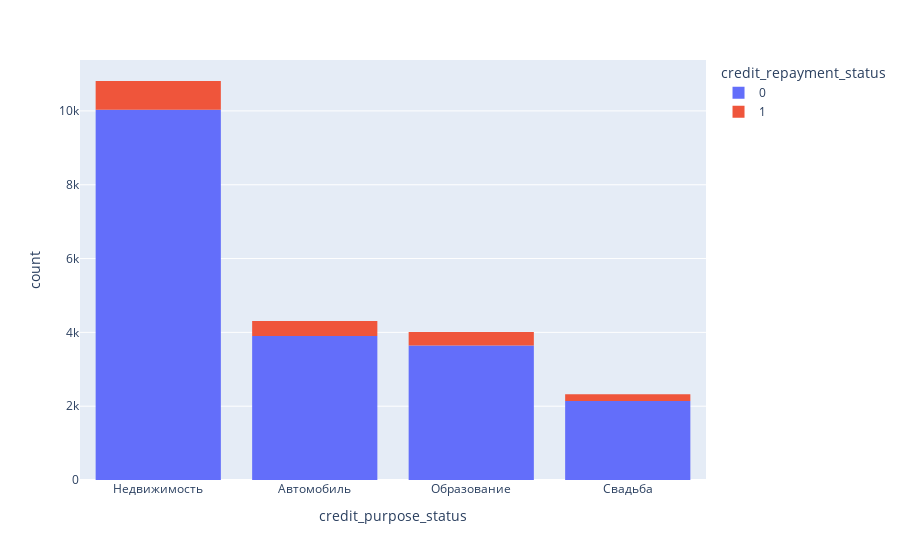

Notebook code for this chart:
### Code cell
fig = px.histogram(data_frame=credit_df[['credit_purpose_status', 'credit_repayment_status']], x='credit_purpose_status', color='credit_repayment_status')
fig.show()

### Figure 1 — Plotly figure (JSON) as saved in the notebook; plotly's stock layout.template omitted (floating-point values rounded to 4 significant figures; data arrays with more than 128 entries replaced by an {"elided": "..."} marker saying what was removed)
{"data": [{"alignmentgroup": "True", "bingroup": "x", "hovertemplate": "credit_repayment_status=0<br>credit_purpose_status=%{x}<br>count=%{y}<extra></extra>", "legendgroup": "0", "marker": {"color": "#636efa"}, "name": "0", "offsetgroup": "0", "orientation": "v", "showlegend": true, "type": "histogram", "x": {"elided": "19713 str values"}, "xaxis": "x", "yaxis": "y"}, {"alignmentgroup": "True", "bingroup": "x", "hovertemplate": "credit_repayment_status=1<br>credit_purpose_status=%{x}<br>count=%{y}<extra></extra>", "legendgroup": "1", "marker": {"color": "#EF553B"}, "name": "1", "offsetgroup": "1", "orientation": "v", "showlegend": true, "type": "histogram", "x": {"elided": "1741 str values"}, "xaxis": "x", "yaxis": "y"}], "layout": {"barmode": "relative", "legend": {"title": {"text": "credit_repayment_status"}, "tracegroupgap": 0}, "margin": {"t": 60}, "xaxis": {"anchor": "y", "domain": [0, 1], "title": {"text": "credit_purpose_status"}}, "yaxis": {"anchor": "x", "domain": [0, 1], "title": {"text": "count"}}}}
